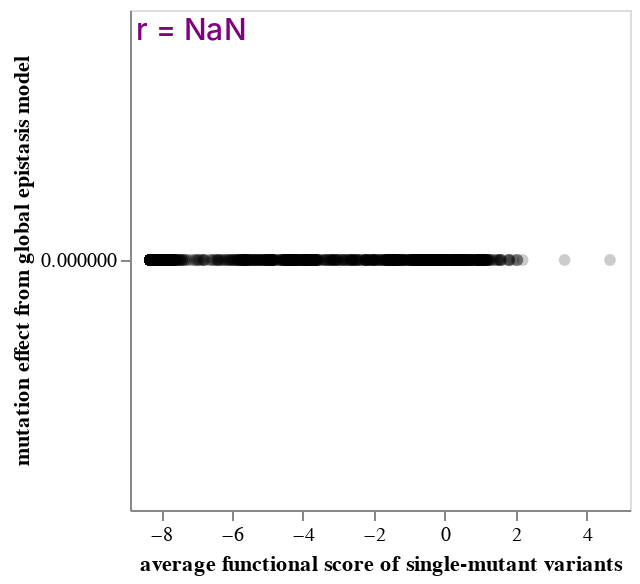

Notebook code for this chart:
### Markdown cell above
Look at correlation between mutation effects estimated from global epistasis model and the average of the functional scores for the single mutants (after applying any clipping).
Ideally, this correlation should be good, especially for mutations with multiple single-mutant variants:

### Code cell
single_muts = (
    func_scores_df.query("n_aa_substitutions == 1")
    .groupby("aa_substitutions", as_index=False)
    .aggregate(
        func_score=pd.NamedAgg("func_score", "mean"),
        n_variants=pd.NamedAgg("barcode", "count"),
    )
    .rename(columns={"aa_substitutions": "mutation"})
    .merge(
        (
            mut_effects.assign(
                mutation=lambda x: x["wildtype"] + x["site"].astype(str) + x["mutant"]
            ).rename(columns={"functional_effect": "mut_effect"})[
                ["mutation", "mut_effect"]
            ]
        ),
        on="mutation",
        how="inner",
        validate="one_to_one",
    )
)

mutation_selection = alt.selection_point(
    on="mouseover",
    empty=False,
    fields=["mutation"],
)

min_n_variants = alt.param(
    value=1,
    bind=alt.binding_range(
        name="only show mutations with >= this many single-mutant variants",
        min=1,
        max=min(5, single_muts["n_variants"].max()),
        step=1,
    ),
)

single_muts_scatter = (
    alt.Chart(single_muts)
    .transform_filter(alt.datum["n_variants"] >= min_n_variants)
    .add_params(mutation_selection, min_n_variants)
    .encode(
        alt.X(
            "func_score",
            title="average functional score of single-mutant variants",
            scale=alt.Scale(nice=False, padding=10),
        ),
        alt.Y(
            "mut_effect",
            title="mutation effect from global epistasis model",
            scale=alt.Scale(nice=False, padding=10),
        ),
        strokeWidth=alt.condition(mutation_selection, alt.value(2), alt.value(0)),
        size=alt.condition(mutation_selection, alt.value(60), alt.value(35)),
        tooltip=[
            "mutation",
            "n_variants",
            alt.Tooltip("func_score", format=".2f"),
            alt.Tooltip("mut_effect", format=".2f"),
        ],
    )
    .mark_circle(fill="black", fillOpacity=0.2, stroke="red")
    .properties(width=250, height=250)
)

single_muts_r = (
    single_muts_scatter.transform_regression("func_score", "mut_effect", params=True)
    .transform_calculate(
        r=alt.expr.if_(
            alt.datum["coef"][1] >= 0,
            alt.expr.sqrt(alt.datum["rSquared"]),
            -alt.expr.sqrt(alt.datum["rSquared"]),
        ),
        label='"r = " + format(datum.r, ".2f")',
    )
    .mark_text(align="left", color="purple", fontWeight=500, opacity=1)
    .encode(
        x=alt.value(3), y=alt.value(10), text=alt.Text("label:N"), size=alt.value(15)
    )
)

single_muts_chart = (single_muts_scatter + single_muts_r).configure_axis(grid=False)

single_muts_chart

### Figure 1 — Vega-Lite specification as saved in the notebook (floating-point values rounded to 4 significant figures; data arrays with more than 128 entries replaced by an {"elided": "..."} marker saying what was removed)
{"config": {"view": {"continuousWidth": 300, "continuousHeight": 300}, "axis": {"grid": false}}, "layer": [{"mark": {"type": "circle", "fill": "black", "fillOpacity": 0.2, "stroke": "red"}, "encoding": {"size": {"condition": {"param": "param_1", "value": 60, "empty": false}, "value": 35}, "strokeWidth": {"condition": {"param": "param_1", "value": 2, "empty": false}, "value": 0}, "tooltip": [{"field": "mutation", "type": "nominal"}, {"field": "n_variants", "type": "quantitative"}, {"field": "func_score", "format": ".2f", "type": "quantitative"}, {"field": "mut_effect", "format": ".2f", "type": "quantitative"}], "x": {"field": "func_score", "scale": {"nice": false, "padding": 10}, "title": "average functional score of single-mutant variants", "type": "quantitative"}, "y": {"field": "mut_effect", "scale": {"nice": false, "padding": 10}, "title": "mutation effect from global epistasis model", "type": "quantitative"}}, "name": "view_1", "transform": [{"filter": "(datum['n_variants'] >= param_2)"}]}, {"mark": {"type": "text", "align": "left", "color": "purple", "fontWeight": 500, "opacity": 1}, "encoding": {"size": {"value": 15}, "strokeWidth": {"condition": {"param": "param_1", "value": 2, "empty": false}, "value": 0}, "text": {"field": "label", "type": "nominal"}, "tooltip": [{"field": "mutation", "type": "nominal"}, {"field": "n_variants", "type": "quantitative"}, {"field": "func_score", "format": ".2f", "type": "quantitative"}, {"field": "mut_effect", "format": ".2f", "type": "quantitative"}], "x": {"value": 3}, "y": {"value": 10}}, "transform": [{"filter": "(datum['n_variants'] >= param_2)"}, {"on": "func_score", "regression": "mut_effect", "params": true}, {"calculate": "if((datum['coef'][1] >= 0),sqrt(datum['rSquared']),(-sqrt(datum['rSquared'])))", "as": "r"}, {"calculate": "\"r = \" + format(datum.r, \".2f\")", "as": "label"}]}], "data": {"name": "data-a95c2276c12c4b3c21535d6b5a6aab0f"}, "height": 250, "params": [{"name": "param_1", "select": {"type": "point", "fields": ["mutation"], "on": "mouseover"}, "views": ["view_1"]}, {"name": "param_2", "bind": {"input": "range", "max": 5, "min": 1, "name": "only show mutations with >= this many single-mutant variants", "step": 1}, "value": 1}], "width": 250, "$schema": "https://vega.github.io/schema/vega-lite/v5.20.1.json", "datasets": {"data-a95c2276c12c4b3c21535d6b5a6aab0f": {"elided": "2859 records"}}}
